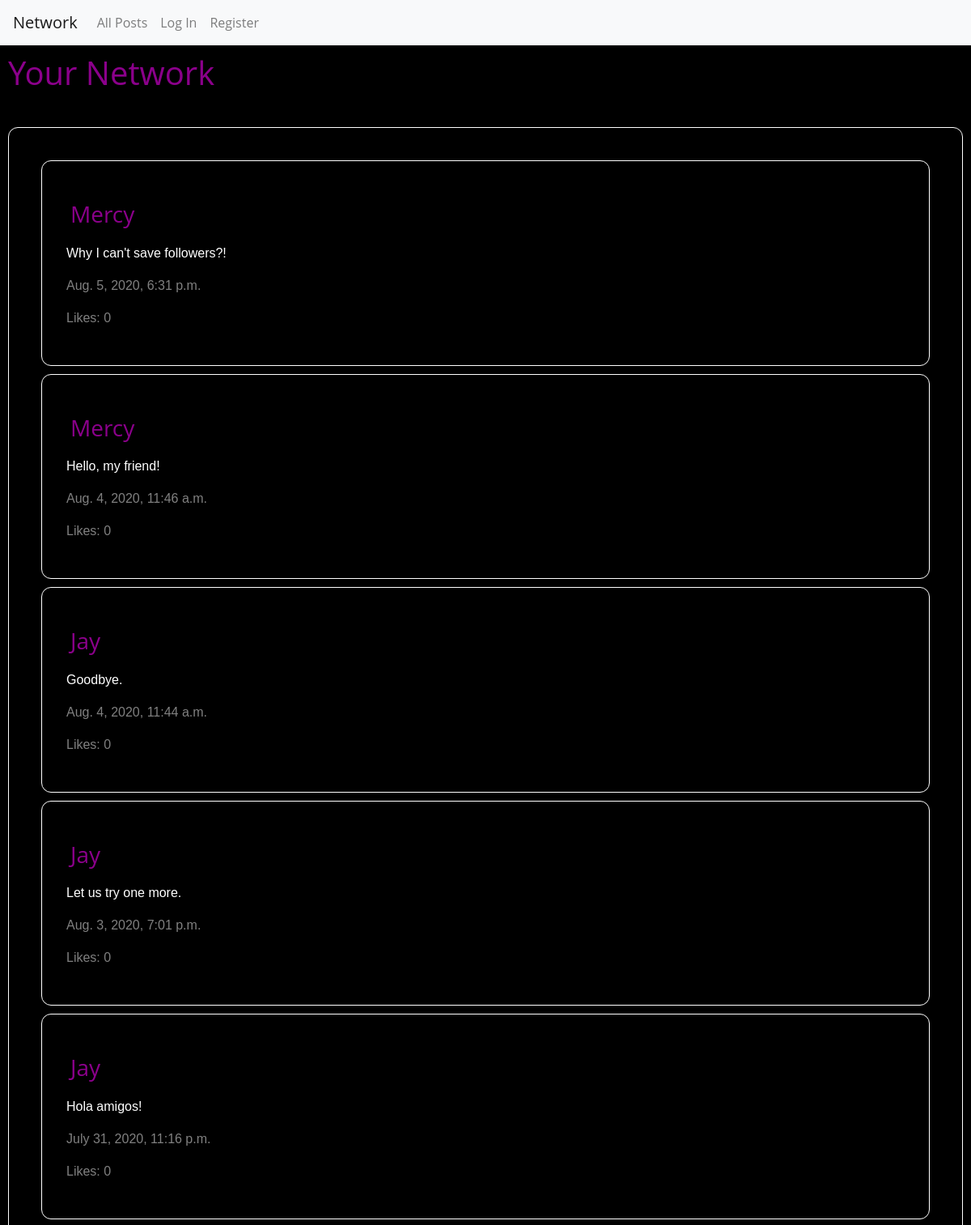
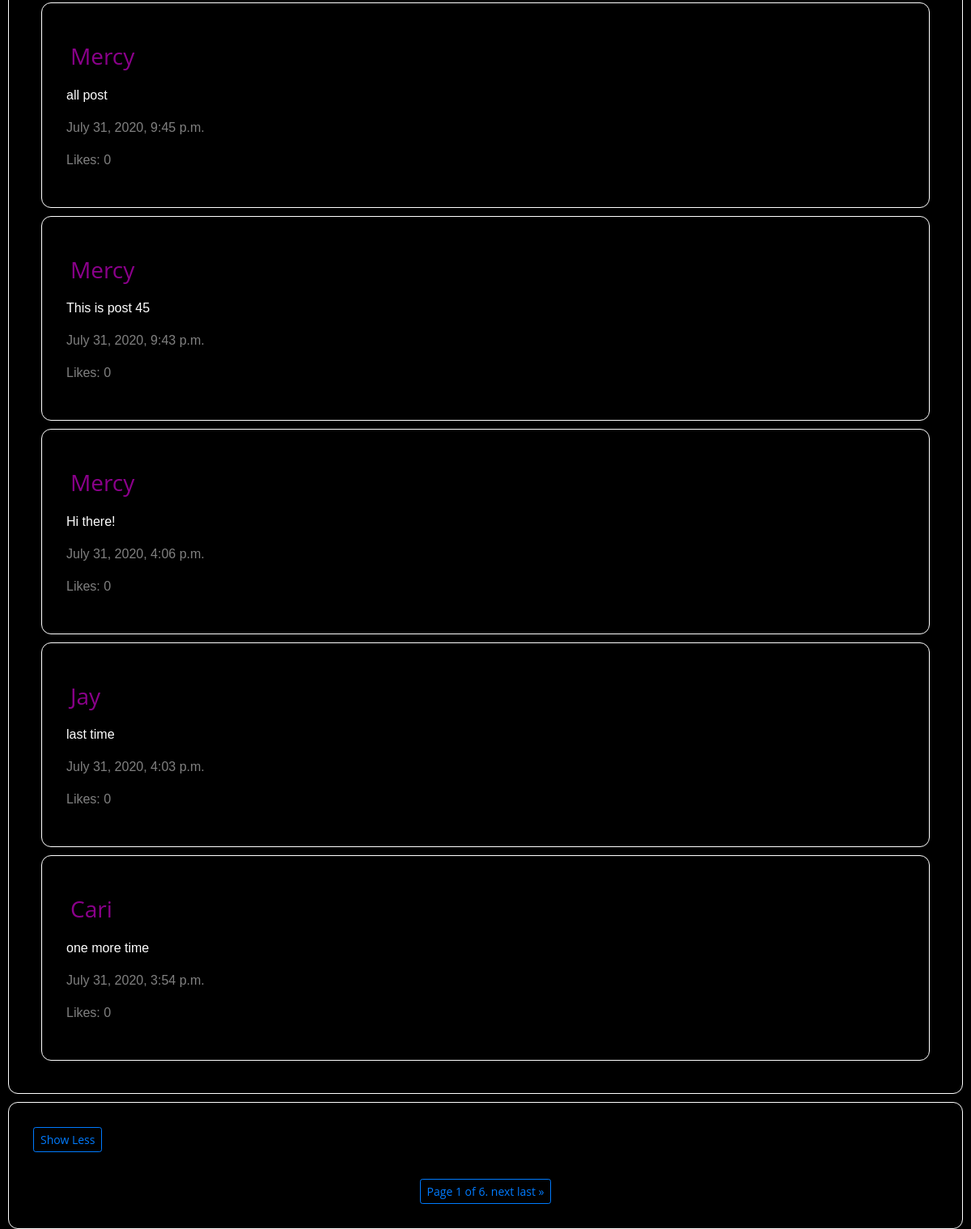
Before: / with the older database file (2 pictures, top to bottom).
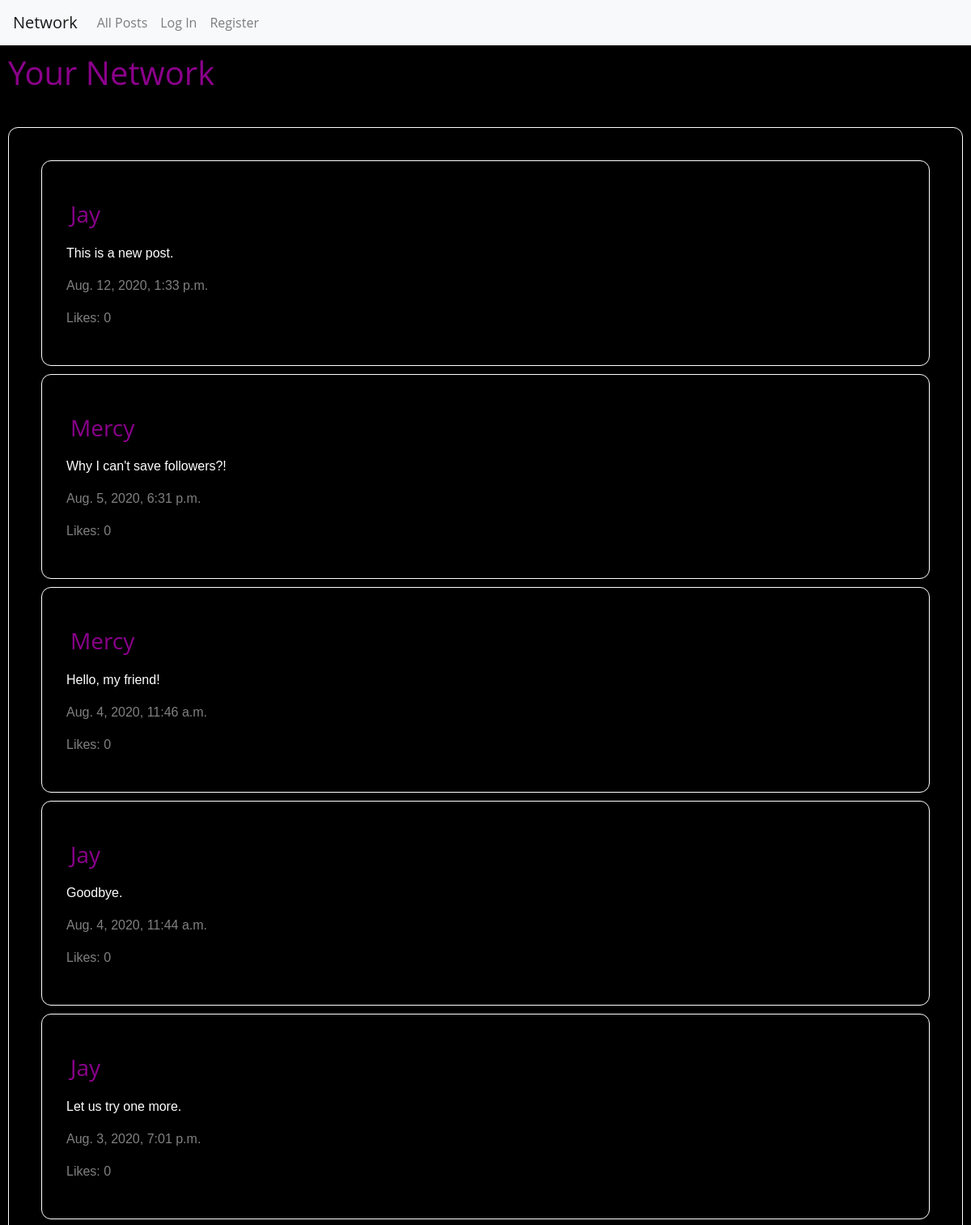
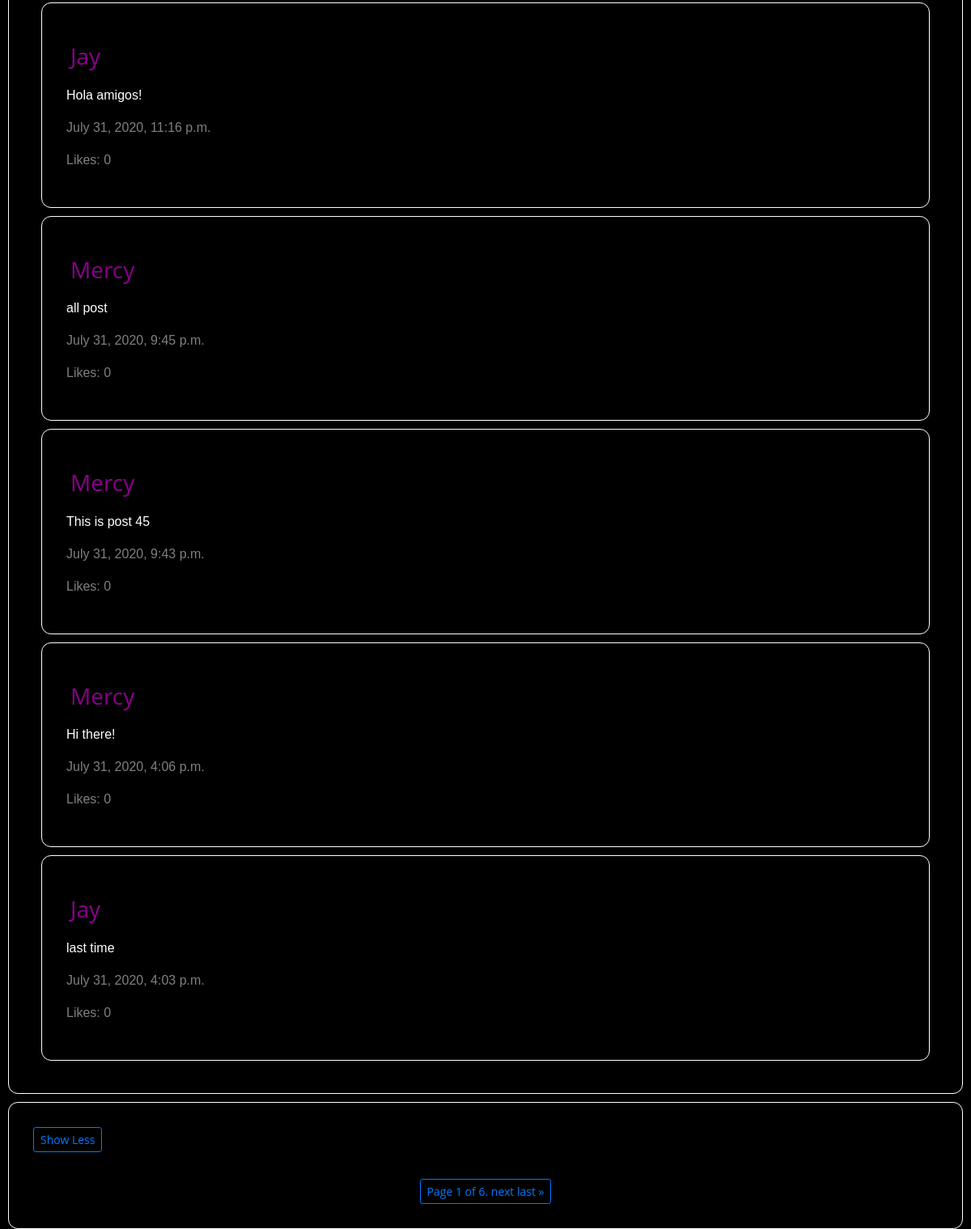
After: the same page with the newer database file (2 pictures, top to bottom).
### network/models.py (models this page shows, shortened)
class Post(models.Model):
    username = models.ForeignKey(
        "User", default=1, on_delete=models.CASCADE, related_name="posts")
    content = models.TextField(blank=True)
    timestamp = models.DateTimeField(auto_now_add=True)
    likes = models.ManyToManyField(
        'User', default=0, blank=True, related_name='likes')
    objects = PostSerializer()

class User(AbstractUser):
    pass

### network/views.py (the view)
# urls.py: path("", views.index, name="index"),
def index(request):
    all_post = Post.objects.order_by("-timestamp").all()
    paginator = Paginator(all_post, 10)
    page_number = request.GET.get('page')
    page_obj = paginator.get_page(page_number)
    follow = request.POST.get("follow_profile")
    current_user = request.user
    if request.method == "POST":
        if follow:
            post_username = request.POST.get("follow_profile")
    return render(request, "network/index.html", {
        "posts": all_post,
        "page_obj": page_obj
    })

### network/templates/network/index.html (shortened to what this page needs)
{% extends "network/layout.html" %}
{% load static %}
{% block body %}
    <h1 id="titleLink"> Your Network</h1>
    <hr>
    <div id="post-view">
        <div id="post-table">
        {% for post in page_obj %}
            <div class="compose-post">
            <h3 id="titlePage">{{ post.username }}</h3>
            <p class="inputText">{{ post.content }}</p>
            <p class="timeInfo">{{ post.timestamp}}</p>
            <p class="timeInfo"> Likes: 0 </p>
            </div>
        {% endfor %}
        </div>
    </div>
    <div class="compose-post" id="compose-post">
    <button class="btn btn-sm btn-outline-primary" id="show_posts" class="follow_profile">Show Less</button>
    <hr>
        <div class="pagination justify-content-center">
            <span class="step-links btn btn-sm btn-outline-primary">
                <span class="current">
                    Page {{ page_obj.number }} of {{ page_obj.paginator.num_pages }}.
                </span>
                {% if page_obj.has_next %}
                    <a href="?page={{ page_obj.next_page_number }}">next</a>
                    <a href="?page={{ page_obj.paginator.num_pages }}">last &raquo;</a>
                {% endif %}
            </span>
        </div>
    </div>
{% endblock %}

### network/templates/network/layout.html (shortened to what this page needs)
{% load static %}
<!DOCTYPE html>
<html lang="en">
    <head>
        <link rel="stylesheet" href="https://stackpath.bootstrapcdn.com/bootstrap/4.4.1/css/bootstrap.min.css">
        <link href="{% static 'network/styles.css' %}" rel="stylesheet">
    </head>
    <body>
        <nav class="navbar navbar-expand-lg navbar-light bg-light">
            <a class="navbar-brand" href="{% url 'index' %}">Network</a>
            <div>
              <ul class="navbar-nav mr-auto">
                <li class="nav-item">
                  <a class="nav-link" href="{% url 'posts' %}" id='all_post'>All Posts</a>
                </li>
                {% if user.is_authenticated %}
                    <li class="nav-item">
                        <a class="nav-link" href="{% url 'following' user.username %}" id='follow'>Following</a>
                    </li>
                    <li class="nav-item">
                        <a class="nav-link" href="{% url 'logout' %}">Log Out</a>
                    </li>
                {% else %}
                    <li class="nav-item">
                        <a class="nav-link" href="{% url 'login' %}">Log In</a>
                    </li>
                    <li class="nav-item">
                        <a class="nav-link" href="{% url 'register' %}">Register</a>
                    </li>
                {% endif %}
              </ul>
            </div>
          </nav>
        <div class="body">
            {% block body %}
            {% endblock %}
        </div>
    </body>
</html>

### network/static/network/styles.css (style rules this page uses)
* { box-sizing: border-box; }
body { font-family: "Open Sans", arial, sans-serif; margin: 10; height: 100vh; width: 100vw; color: #8b008b; background: #000000; }
h3 { margin: 0.5em 0; }
#titleLink { width: 100%; display: flex; align-items: flex-start; justify-content: left; padding: 10px; }
#titlePage { width: 100%; display: flex; align-items: flex-start; justify-content: left; padding: 5px; }
#post-view { padding: 30px; margin: 10px; border: 1px solid white; border-radius: 12px; clear: both; border-collapse: separate; }
.compose-post { padding: 30px; margin: 10px; border: 1px solid white; border-radius: 12px; clear: both; vertical-align: inherit; border-collapse: separate; }
.inputText { color: white; font-family: Verdana, Geneva, Tahoma, sans-serif; }
.timeInfo { color: grey; font-family: Verdana, Geneva, Tahoma, sans-serif; }

Changed rows visible on the page:
no longer on this page (row unchanged): Post: username "Cari", content "one more time", timestamp "July 31, 2020, 3:54 p.m."
added Post: username "Jay", content "This is a new post.", timestamp "Aug. 12, 2020, 1:33 p.m."
